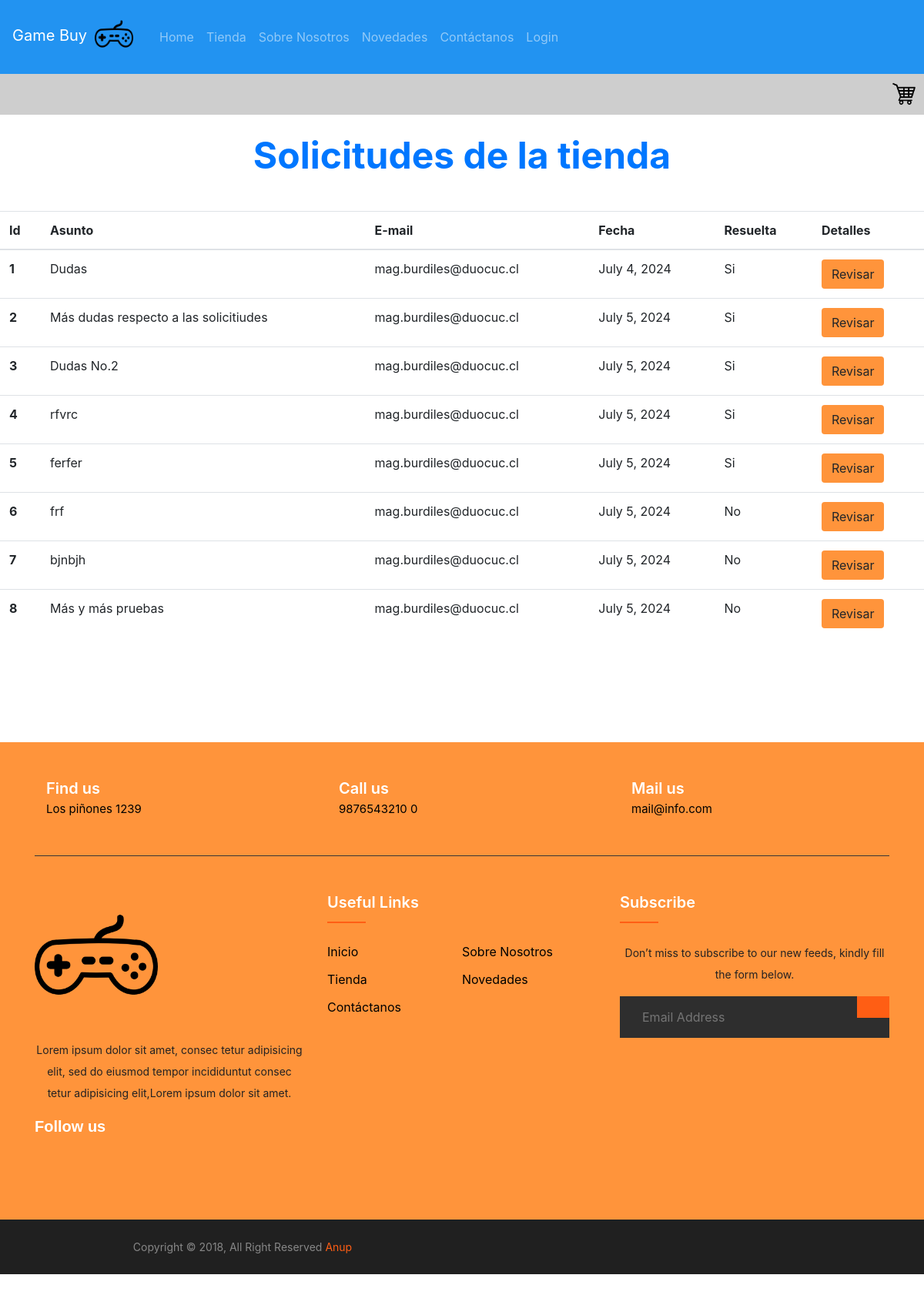
The page /tienda/crud_c on the database its author committed.
### tienda/models.py (models this page shows)
class Contact(models.Model):
    f_cliente= models.ForeignKey(Cliente, db_column= 'cliente_FK', on_delete= models.CASCADE, null= True)
    asunto= models.CharField(max_length= 50)
    mensaje= models.CharField(max_length= 500)
    fecha_emision= models.DateField(auto_now_add= True)
    email_emisor= models.CharField(max_length= 80)
    respuesta= models.CharField(max_length= 500, null= True)
    resuelta= models.BooleanField(null= True, default= False)

### tienda/views.py (the view)
# urls.py: path("crud_c", views.crud_contact, name="crud_c"),
def crud_contact(request):
    if request.method== "POST":
        id_c= request.POST["boton_id"]
        request.session["id_c"]= id_c
        solicitud= Contact.objects.get(id= id_c)
        resuelta= solicitud.resuelta
        if resuelta:
            res= "Si"
        else:
            res= "No"
        try:
            cliente= solicitud.f_cliente
            context={"cliente": cliente,
                     "solicitud": solicitud,
                     "res": res}
            return contact_details(request, context)
        except:
            context={"solicitud": solicitud,
                     "no_cli": "Cliente no Registrado",
                     "res": res}
            return contact_details(request, context)
    else :
        contactos= Contact.objects.all()
        context={"contact": contactos}
        return render(request, "tienda/crud_contact.html", context)

### tienda/templates/tienda/crud_contact.html (shortened to what this page needs)
{% extends 'tienda/base.html' %}
{% load static %}
{% block content %}
<h1 class="my-4">Solicitudes de la tienda</h1>
<div class="table-contenedor">
<table class="table table-hover tabla-crud">
    <thead>
      <tr>
        <th scope="col">Id</th>
        <th scope="col">Asunto</th>
        <th scope="col">E-mail</th>
        <th scope="col">Fecha</th>
        <th scope="col">Resuelta</th>
        <th scope="col">Detalles</th>
      </tr>
    </thead>
    <tbody>
        {% for con in contact %}
            <tr>
              <th scope="row">{{con.id}}</th>
              <td>{{con.asunto}}</td>
              <td>{{con.email_emisor}}</td>
              <td>{{con.fecha_emision}}</td>
              <td>{% if con.resuelta %} Si {% else %} No {% endif %}</td>
              <form method="POST">
                <td><button type="submit" value="{{con.id}}" name="boton_id" class="btn btn-crud">Revisar</button></td>
              </form>
            </tr>
        {% endfor %}
    </tbody>
  </table>
</div>
{% endblock %}

### tienda/static/css/style.css (style rules this page uses)
h1 { font-size: 3em; font-weight: bold; text-align: center; color: rgb(0, 119, 255); }
html, body { overflow-x: hidden; padding: 0px; margin: 0px; border: 0px; height: 100vh; width: 100vw; box-sizing: border-box; }
.btn-crud { background-color: #FF943B; }
.table-contenedor { display: flex; justify-content: center; }
.tabla-crud { margin-top: 20px; width: 1200px; }

### rows shown on the page
Contact: id "1", asunto "Dudas", email_emisor "mag.burdiles@duocuc.cl", fecha_emision "July 4, 2024", resuelta "Si"
Contact: id "2", asunto "Más dudas respecto a las solicitiudes", email_emisor "mag.burdiles@duocuc.cl", fecha_emision "July 5, 2024", resuelta "Si"
Contact: id "3", asunto "Dudas No.2", email_emisor "mag.burdiles@duocuc.cl", fecha_emision "July 5, 2024", resuelta "Si"
Contact: id "4", asunto "rfvrc", email_emisor "mag.burdiles@duocuc.cl", fecha_emision "July 5, 2024", resuelta "Si"
Contact: id "5", asunto "ferfer", email_emisor "mag.burdiles@duocuc.cl", fecha_emision "July 5, 2024", resuelta "Si"
Contact: id "6", asunto "frf", email_emisor "mag.burdiles@duocuc.cl", fecha_emision "July 5, 2024", resuelta "No"
Contact: id "7", asunto "bjnbjh", email_emisor "mag.burdiles@duocuc.cl", fecha_emision "July 5, 2024", resuelta "No"
Contact: id "8", asunto "Más y más pruebas", email_emisor "mag.burdiles@duocuc.cl", fecha_emision "July 5, 2024", resuelta "No"
